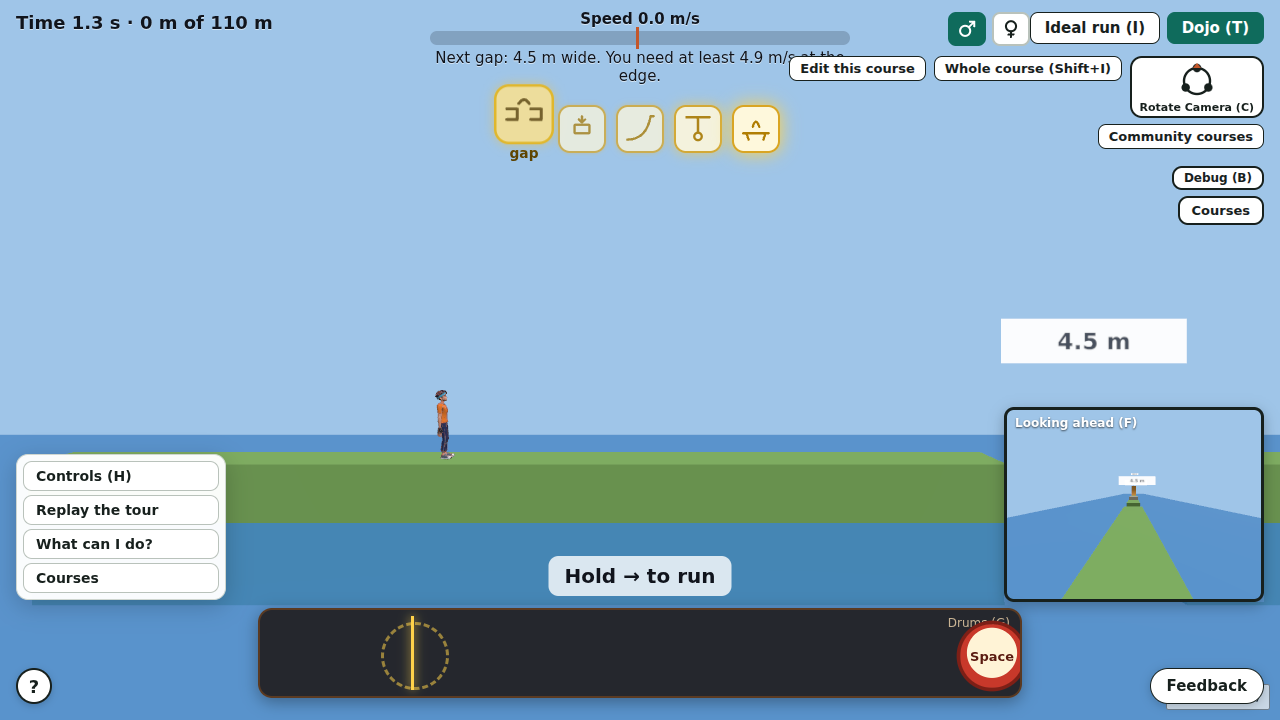
#> input picture data/eval/cc-100-onboarding/helpmenu-1280x720.png, 1280 x 720 px, given in place of photo2_segment_objects.jpg, which was not available
$ python lab-limits-build.py
#> lines starting #> are read from the running program, lines starting #| are printed output that depends on the picture; after the words box and inside, x2 and y2 are one past the last pixel; in counts of white or black regions, pixels touching at a corner belong together
#!/usr/bin/env python3
"""what the model cannot do: builds the small card pictures and the data file from files already in the repo.

Run from the repo root: python3 scripts/lab-limits-build.py
Reads data/eval (lift checks and ratings of the 14 hard photos, the finder run on the monkey-bars photo, the Kimodo bar-hang samples)
and writes public/assets/labs/limits/card-*.webp (360 x 240) and src/labs/limits/limits-data.json (2-space JSON).
Nothing here calls a model or spends anything.
"""
import json
import os
from PIL import Image, ImageDraw, ImageFont

E = "data/eval"
OUT = "public/assets/labs/limits"
os.makedirs(OUT, exist_ok=True)
W, H = 360, 240
BG = (238, 243, 238)


def font(size):
    for p in ("/usr/share/fonts/truetype/dejavu/DejaVuSans-Bold.ttf", "/usr/share/fonts/dejavu/DejaVuSans-Bold.ttf"):
        if os.path.exists(p):
            return ImageFont.truetype(p, size)
    return ImageFont.load_default()


def card(name, img, crop=None, cover=True):
    """Fit a picture into the 360 x 240 card: cover (crop the middle) or contain (letterbox)."""
#> called with name = 'card-finder-bars', cover = True
    img = img.convert("RGB")
#> img is the input picture: PIL image 1280x720 RGB; mean R, G, B 138.1, 173.1, 196.7
    if crop:
        img = img.crop(crop)
    w, h = img.size
#> w = 1280; h = 720
    s = max(W / w, H / h) if cover else min(W / w, H / h)
#> s = 0.333
    img = img.resize((max(1, round(w * s)), max(1, round(h * s))), Image.LANCZOS)
#> img: PIL image 427x240 RGB
    c = Image.new("RGB", (W, H), BG)
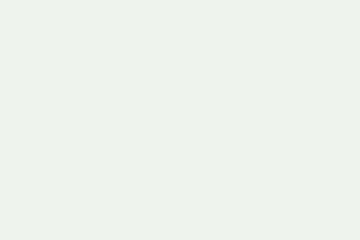
#> c: PIL image 360x240 RGB; mean R, G, B 238, 243, 238
    c.paste(img, ((W - img.size[0]) // 2, (H - img.size[1]) // 2))
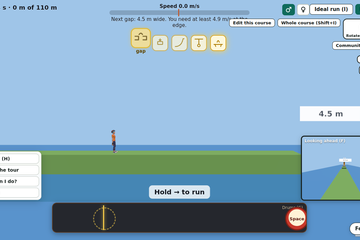
#> c: PIL image 360x240 RGB; mean R, G, B 135.8, 170.7, 193
    c.save(f"{OUT}/{name}.webp", "WEBP", quality=62, method=6)


def tint(photo, mask, rgb=(217, 116, 26), a=0.55):
#> called with rgb = (217, 116, 26), a = 0.55
    p = Image.open(photo).convert("RGB")
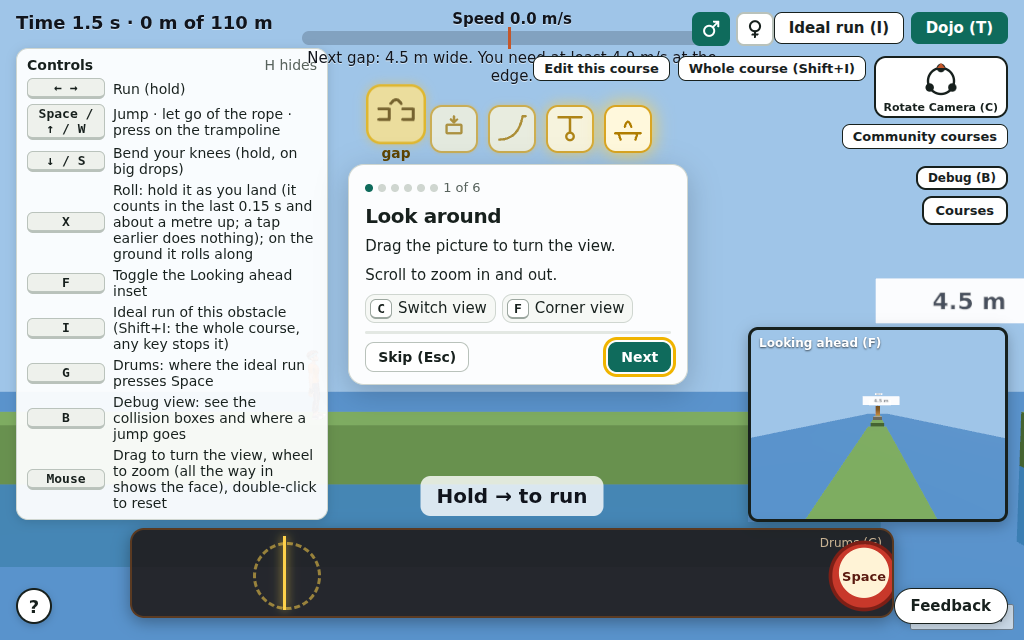
#> input picture data/eval/cc-100-onboarding/tour-1024x640-step1.png, 1024 x 640 px, given in place of skate-stairs.jpg, which was not available
#> p is the input picture: PIL image 1024x640 RGB; mean R, G, B 162.1, 182.9, 193.5
    m = Image.open(mask).convert("L").resize(p.size).point(lambda v: 255 if v > 127 else 0)
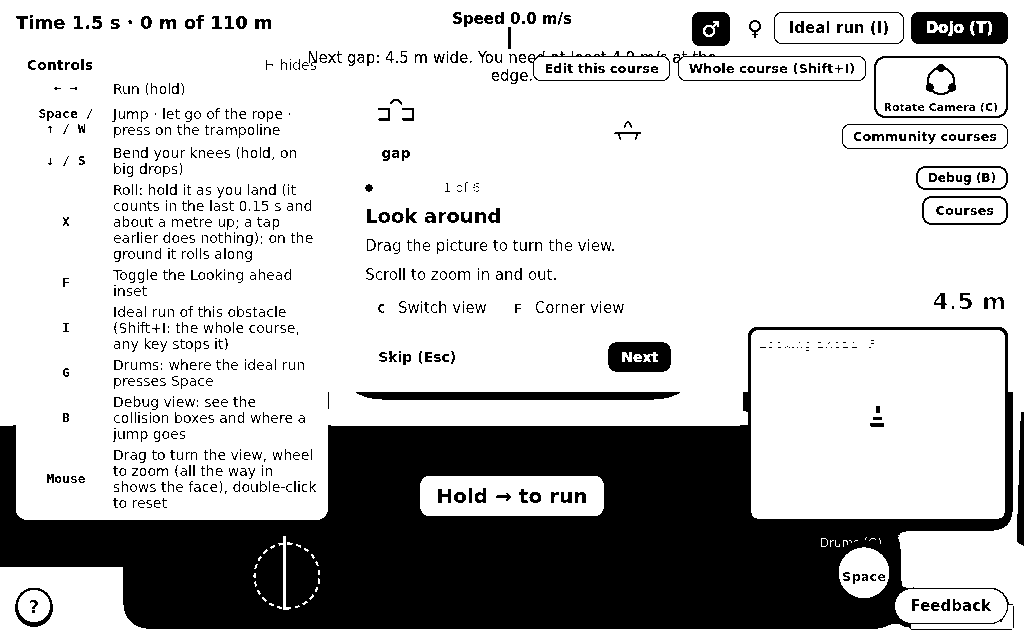
#> m: PIL image 1024x640 L; 75.7% white; 857 black regions (317 under 20 px), largest, box (x1, y1, x2, y2) and area: (0, 327, 1013, 630) 125899, (911, 12, 1008, 44) 2583, (356, 392, 680, 400) 2450
    over = Image.new("RGB", p.size, rgb)
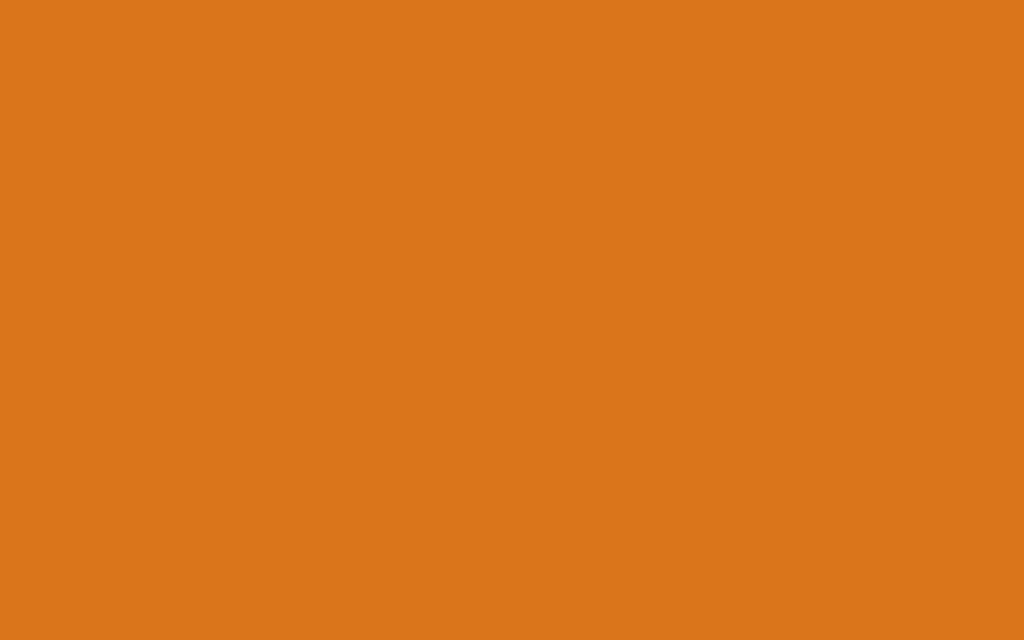
#> over: PIL image 1024x640 RGB; mean R, G, B 217, 116, 26
    return Image.composite(Image.blend(p, over, a), p, m)


# 1 the finder on the monkey-bars photo: the outlines it gave back
card("card-finder-bars", Image.open(f"{E}/demo-lifts/evidence/photo2_segment_objects.jpg"))
# 2 steps lifted as two slabs (mask the model made, orange)
card("card-stairs", tint(f"{E}/cc-upload-hard-set/inputs/skate-stairs.jpg", f"{E}/cc-upload-hard-set/r1/skate-stairs/mask.png"))
#> call 2 of card, with name = 'card-stairs', cover = True
#> in card (call 2), `img = img.resize((max(1, round(w * s)), max(1, round(h * s))), Image.L..`:
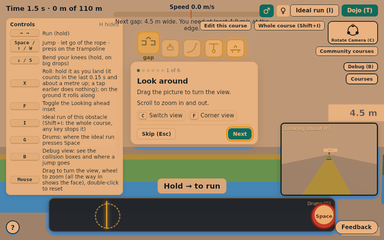
#> img: PIL image 384x240 RGB; mean R, G, B 170.8, 141.1, 108.5
#> in card (call 2), `c.paste(img, ((W - img.size[0]) // 2, (H - img.size[1]) // 2))`:
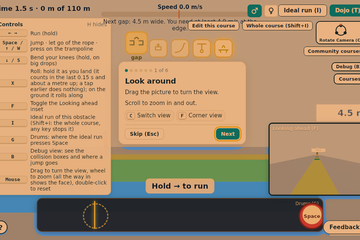
#> c: PIL image 360x240 RGB; mean R, G, B 170.5, 140.7, 107.9
# 3 a rack under a pile of bikes
card("card-tangle", tint(f"{E}/cc-upload-hard-set/inputs/bike-rack-tangle.jpg", f"{E}/cc-upload-hard-set/r1/bike-rack-tangle/mask.png"))
#> (the run stopped early here; a loop or call above may not have finished)
